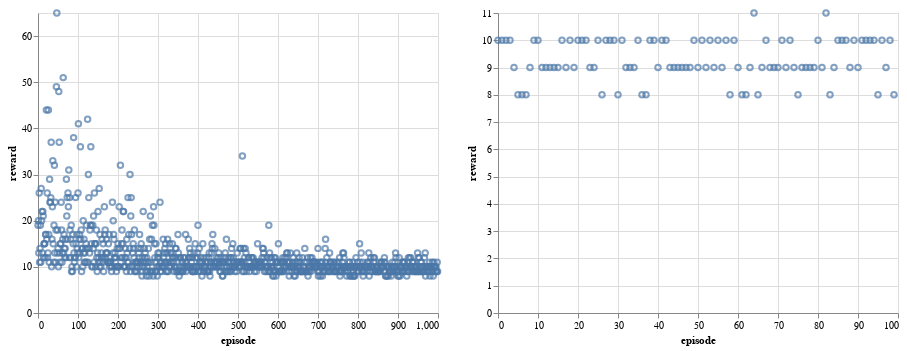

The code cell stored with this chart in its notebook:
### Code cell
alt.Chart(rewards).mark_point().encode(x="episode", y="reward") | alt.Chart(
    test_rewards
).mark_point().encode(x="episode", y="reward")

### Figure 1 — Vega-Lite specification as saved in the notebook (floating-point values rounded to 4 significant figures; data arrays with more than 128 entries replaced by an {"elided": "..."} marker saying what was removed)
{"config": {"view": {"continuousWidth": 400, "continuousHeight": 300}}, "hconcat": [{"data": {"name": "data-1dba6fb2c1c9eb926e925e5c8f5aeeb8"}, "mark": "point", "encoding": {"x": {"type": "quantitative", "field": "episode"}, "y": {"type": "quantitative", "field": "reward"}}}, {"data": {"name": "data-698c0ad83c739295c6d1a2faba6a5615"}, "mark": "point", "encoding": {"x": {"type": "quantitative", "field": "episode"}, "y": {"type": "quantitative", "field": "reward"}}}], "$schema": "https://vega.github.io/schema/vega-lite/v4.8.1.json", "datasets": {"data-1dba6fb2c1c9eb926e925e5c8f5aeeb8": {"elided": "1000 records"}, "data-698c0ad83c739295c6d1a2faba6a5615": [{"episode": 0, "reward": 10.0}, {"episode": 1, "reward": 10.0}, {"episode": 2, "reward": 10.0}, {"episode": 3, "reward": 10.0}, {"episode": 4, "reward": 9.0}, {"episode": 5, "reward": 8.0}, {"episode": 6, "reward": 8.0}, {"episode": 7, "reward": 8.0}, {"episode": 8, "reward": 9.0}, {"episode": 9, "reward": 10.0}, {"episode": 10, "reward": 10.0}, {"episode": 11, "reward": 9.0}, {"episode": 12, "reward": 9.0}, {"episode": 13, "reward": 9.0}, {"episode": 14, "reward": 9.0}, {"episode": 15, "reward": 9.0}, {"episode": 16, "reward": 10.0}, {"episode": 17, "reward": 9.0}, {"episode": 18, "reward": 10.0}, {"episode": 19, "reward": 9.0}, {"episode": 20, "reward": 10.0}, {"episode": 21, "reward": 10.0}, {"episode": 22, "reward": 10.0}, {"episode": 23, "reward": 9.0}, {"episode": 24, "reward": 9.0}, {"episode": 25, "reward": 10.0}, {"episode": 26, "reward": 8.0}, {"episode": 27, "reward": 10.0}, {"episode": 28, "reward": 10.0}, {"episode": 29, "reward": 10.0}, {"episode": 30, "reward": 8.0}, {"episode": 31, "reward": 10.0}, {"episode": 32, "reward": 9.0}, {"episode": 33, "reward": 9.0}, {"episode": 34, "reward": 9.0}, {"episode": 35, "reward": 10.0}, {"episode": 36, "reward": 8.0}, {"episode": 37, "reward": 8.0}, {"episode": 38, "reward": 10.0}, {"episode": 39, "reward": 10.0}, {"episode": 40, "reward": 9.0}, {"episode": 41, "reward": 10.0}, {"episode": 42, "reward": 10.0}, {"episode": 43, "reward": 9.0}, {"episode": 44, "reward": 9.0}, {"episode": 45, "reward": 9.0}, {"episode": 46, "reward": 9.0}, {"episode": 47, "reward": 9.0}, {"episode": 48, "reward": 9.0}, {"episode": 49, "reward": 10.0}, {"episode": 50, "reward": 9.0}, {"episode": 51, "reward": 10.0}, {"episode": 52, "reward": 9.0}, {"episode": 53, "reward": 10.0}, {"episode": 54, "reward": 9.0}, {"episode": 55, "reward": 10.0}, {"episode": 56, "reward": 9.0}, {"episode": 57, "reward": 10.0}, {"episode": 58, "reward": 8.0}, {"episode": 59, "reward": 10.0}, {"episode": 60, "reward": 9.0}, {"episode": 61, "reward": 8.0}, {"episode": 62, "reward": 8.0}, {"episode": 63, "reward": 9.0}, {"episode": 64, "reward": 11.0}, {"episode": 65, "reward": 8.0}, {"episode": 66, "reward": 9.0}, {"episode": 67, "reward": 10.0}, {"episode": 68, "reward": 9.0}, {"episode": 69, "reward": 9.0}, {"episode": 70, "reward": 9.0}, {"episode": 71, "reward": 10.0}, {"episode": 72, "reward": 9.0}, {"episode": 73, "reward": 10.0}, {"episode": 74, "reward": 9.0}, {"episode": 75, "reward": 8.0}, {"episode": 76, "reward": 9.0}, {"episode": 77, "reward": 9.0}, {"episode": 78, "reward": 9.0}, {"episode": 79, "reward": 9.0}, {"episode": 80, "reward": 10.0}, {"episode": 81, "reward": 9.0}, {"episode": 82, "reward": 11.0}, {"episode": 83, "reward": 8.0}, {"episode": 84, "reward": 9.0}, {"episode": 85, "reward": 10.0}, {"episode": 86, "reward": 10.0}, {"episode": 87, "reward": 10.0}, {"episode": 88, "reward": 9.0}, {"episode": 89, "reward": 10.0}, {"episode": 90, "reward": 9.0}, {"episode": 91, "reward": 10.0}, {"episode": 92, "reward": 10.0}, {"episode": 93, "reward": 10.0}, {"episode": 94, "reward": 10.0}, {"episode": 95, "reward": 8.0}, {"episode": 96, "reward": 10.0}, {"episode": 97, "reward": 9.0}, {"episode": 98, "reward": 10.0}, {"episode": 99, "reward": 8.0}]}}
